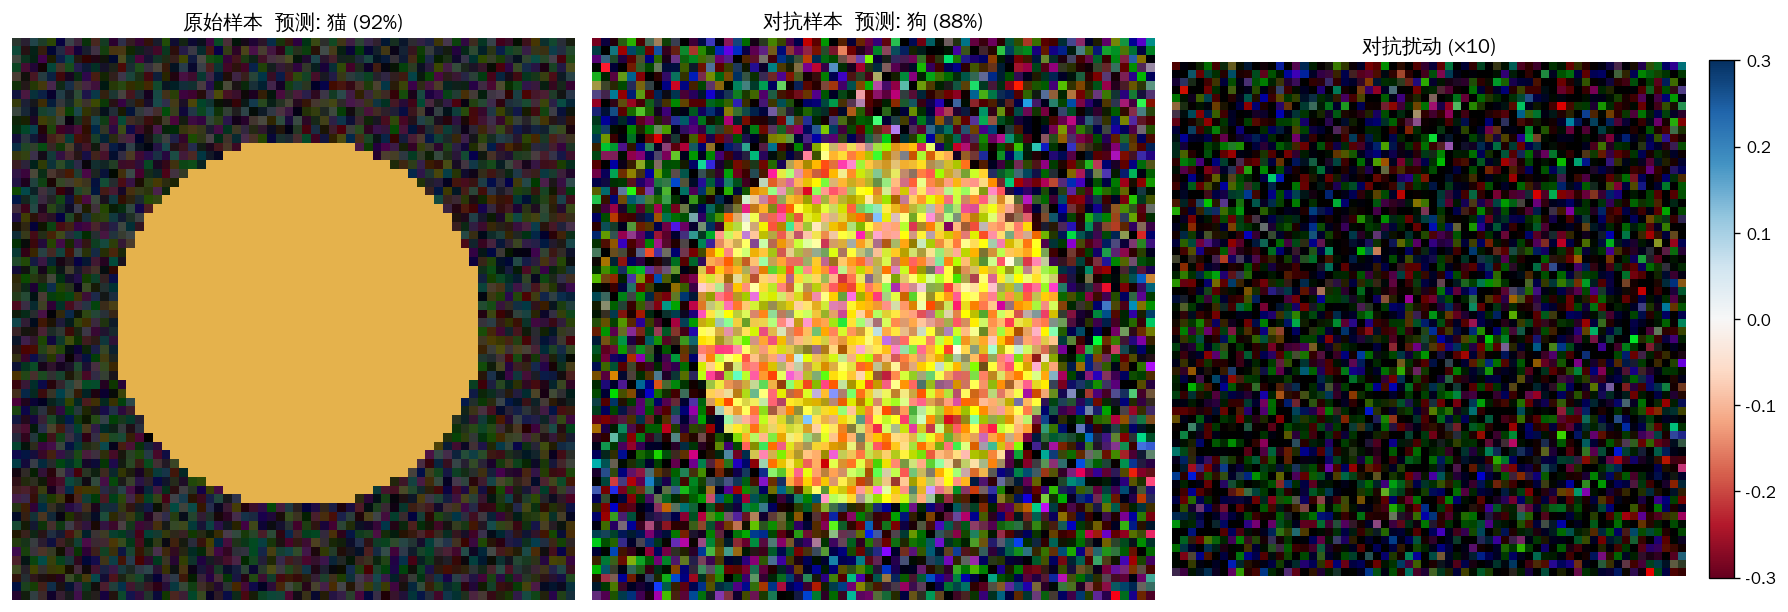

Here is the Python script that generated this plot:
"""
14-2-adversarial-visualization
================================
对抗样本可视化（原始 / 对抗 / 扰动 / 预测）
"""
import numpy as np
import matplotlib.pyplot as plt
import matplotlib as mpl

mpl.rcParams['font.sans-serif'] = ['Noto Sans CJK SC', 'WenQuanYi Zen Hei', 'SimHei', 'DejaVu Sans']
mpl.rcParams['axes.unicode_minus'] = False

def visualize_adversarial(original, adversarial, perturbation, pred_orig='猫', pred_adv='狗'):
    fig, axes = plt.subplots(1, 3, figsize=(15, 5))
    axes[0].imshow(original)
    axes[0].set_title(f'原始样本  预测: {pred_orig}', fontsize=12)
    axes[0].axis('off')
    axes[1].imshow(adversarial)
    axes[1].set_title(f'对抗样本  预测: {pred_adv}', fontsize=12)
    axes[1].axis('off')
    im = axes[2].imshow(perturbation, cmap='RdBu', vmin=-0.3, vmax=0.3)
    axes[2].set_title('对抗扰动 (×10)', fontsize=12)
    axes[2].axis('off')
    plt.colorbar(im, ax=axes[2], fraction=0.046, pad=0.04)
    plt.tight_layout()
    plt.savefig('/home/david/AI-Tutorial/assets/figures/14-2-adversarial-visualization.png', dpi=120, bbox_inches='tight', facecolor='white')
    # plt.show() # removed for non-interactive rendering


# 模拟示例
np.random.seed(0)
size = 64
original = np.random.rand(size, size, 3) * 0.3
yy, xx = np.mgrid[:size, :size]
mask = ((xx - size//2)**2 + (yy - size//2)**2) < (size//3)**2
original[mask] = [0.9, 0.7, 0.3]
perturbation = np.random.randn(size, size, 3) * 0.05
adversarial = np.clip(original + perturbation * 5, 0, 1)
visualize_adversarial(original, adversarial, perturbation * 5, pred_orig='猫 (92%)', pred_adv='狗 (88%)')
